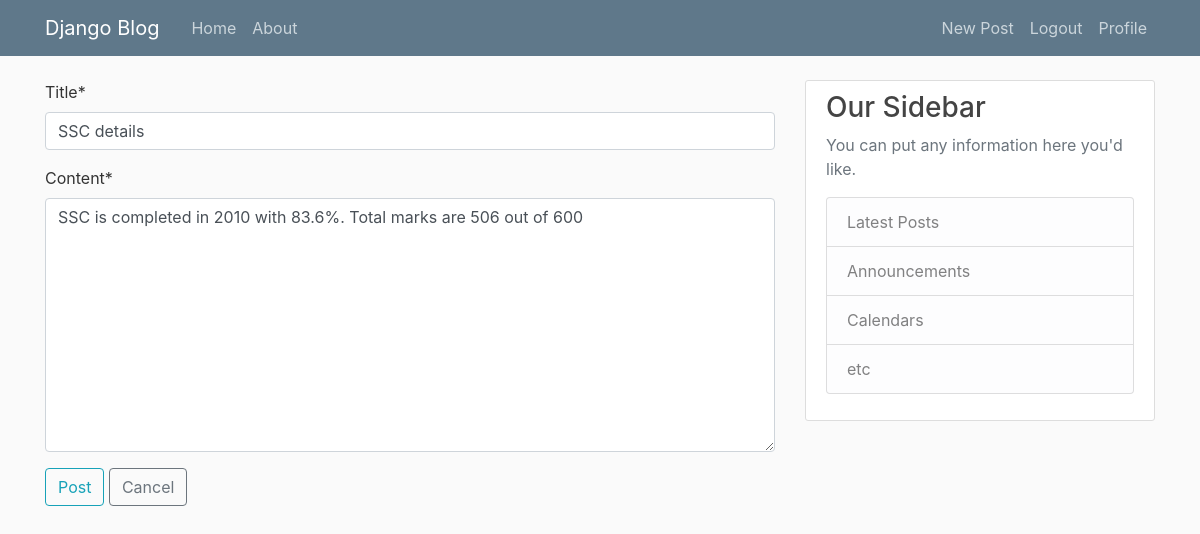
The page /blog/1/update/ (signed in) on the database its author committed.
### blog/models.py (models this page shows, shortened)
class Post(models.Model):
    title = models.CharField(max_length=100)
    content = models.TextField()
    date_posted = models.DateTimeField(default=timezone.now)
    auther = models.ForeignKey(User, on_delete=models.CASCADE)

### blog/views.py (the view, shortened to what this page needs)
# urls.py: path('blog/<int:pk>/update/',PostUpdateView.as_view(), name="update"),
class PostUpdateView(LoginRequiredMixin, UserPassesTestMixin, UpdateView):
    model = Post
    fields = ["title", "content"]
    def test_func(self):
        post = self.get_object()
        if self.request.user == post.auther:
            return True
        return False

### blog/templates/blog/post_form.html (shortened to what this page needs)
{% extends 'blog/base.html' %}
{% load crispy_forms_tags %}
{% block content %}
<form method="POST">
    {{ form|crispy }}
    <button class="btn btn-outline-info" type="submit">Post</button>
    {% if object.id %}
        <a class="btn btn-outline-secondary" href="{% url 'detail' object.id %}">Cancel </a>
    {% else %}
        <a class="btn btn-outline-secondary" href="{% url 'home' %}">Cancel </a>
    {% endif %}
{% endblock content %}

### blog/static/blog/main.css (style rules this page uses)
body { background: #fafafa; color: #333333; margin-top: 5rem; }

### rows shown on the page
Post: title "SSC details", content "SSC is completed in 2010 with 83.6%. Total marks are 506 out of 600"
